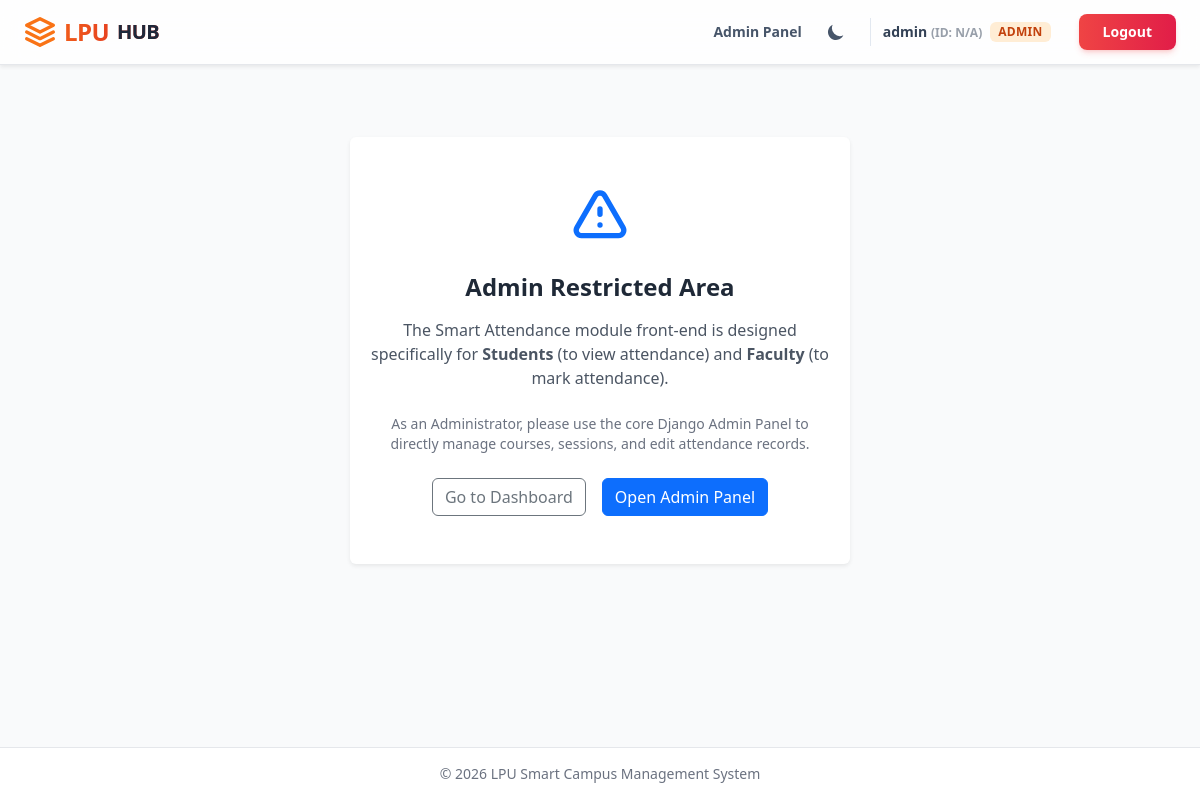
Screenshot of /attendance/ (signed in) with the database file from the repository.
### core/models.py (models this page shows, shortened)
class User(AbstractUser):
    class Role(models.TextChoices):
        STUDENT = "STUDENT", "Student"
        FACULTY = "FACULTY", "Faculty"
        ADMIN = "ADMIN", "Admin"
    role = models.CharField(max_length=50, choices=Role.choices, default=Role.STUDENT)
    uid = models.CharField(max_length=8, unique=True, null=True, blank=True)
    section = models.ForeignKey(Section, on_delete=models.SET_NULL, null=True, blank=True, related_name='members')
    is_approved = models.BooleanField(default=False)

### attendance/views.py (the view, shortened to what this page needs)
# urls.py: path('', views.attendance_dashboard, name='attendance_dashboard'),
@login_required
def attendance_dashboard(request):
    if request.user.role == 'FACULTY':
        courses = Course.objects.filter(faculty=request.user)
        return render(request, 'attendance/faculty_dashboard.html', {'courses': courses})
    else:
        return render(request, 'attendance/admin_dashboard.html')

### templates/attendance/admin_dashboard.html
{% extends "base.html" %}
{% block content %}
<div class="container py-5 text-center">
    <div class="card shadow-sm border-0 mx-auto" style="max-width: 500px;">
        <div class="card-body py-5">
            <svg class="mx-auto h-16 w-16 text-primary mb-4" fill="none" viewBox="0 0 24 24" stroke="currentColor">
                <path stroke-linecap="round" stroke-linejoin="round" stroke-width="2"
                    d="M12 9v2m0 4h.01m-6.938 4h13.856c1.54 0 2.502-1.667 1.732-3L13.732 4c-.77-1.333-2.694-1.333-3.464 0L3.34 16c-.77 1.333.192 3 1.732 3z" />
            </svg>
            <h3 class="h4 font-bold text-gray-800 dark:text-white mb-3">Admin Restricted Area</h3>
            <p class="text-gray-600 dark:text-gray-400 mb-4">
                The Smart Attendance module front-end is designed specifically for <strong>Students</strong> (to view
                attendance) and <strong>Faculty</strong> (to mark attendance).
            </p>
            <p class="text-sm text-gray-500 mb-4">
                As an Administrator, please use the core Django Admin Panel to directly manage courses, sessions, and
                edit attendance records.
            </p>
            <div class="d-flex justify-content-center gap-3">
                <a href="{% url 'dashboard' %}" class="btn btn-outline-secondary">Go to Dashboard</a>
                <a href="/admin/attendance/" class="btn btn-primary">Open Admin Panel</a>
            </div>
        </div>
    </div>
</div>
{% endblock %}

### templates/base.html (shortened to what this page needs)
<!DOCTYPE html>
<html lang="en" data-bs-theme="light" class="light">
<head>
    <link href="https://cdn.jsdelivr.net/npm/bootstrap@5.3.3/dist/css/bootstrap.min.css" rel="stylesheet">
    <script src="https://cdn.tailwindcss.com"></script>
</head>
<body class="bg-gray-50 text-gray-900 dark:bg-gray-900 dark:text-gray-100 flex flex-col min-h-screen">
    <nav
        class="sticky top-0 z-50 bg-white/80 dark:bg-slate-900/80 backdrop-blur-lg border-b border-gray-200 dark:border-slate-800 transition-all duration-300 shadow-sm">
        <div class="max-w-7xl mx-auto px-4 sm:px-6 lg:px-8">
            <div class="flex justify-between items-center h-16">
                <div class="flex-shrink-0 flex items-center">
                    <a href="{% url 'dashboard' %}"
                        class="text-2xl font-black bg-clip-text text-transparent bg-gradient-to-r from-orange-500 to-red-600 tracking-tight flex items-center gap-2 hover:opacity-80 transition-opacity">
                        <svg xmlns="http://www.w3.org/2000/svg" class="w-8 h-8 text-orange-500" viewBox="0 0 24 24"
                            fill="none" stroke="currentColor" stroke-width="2.5" stroke-linecap="round"
                            stroke-linejoin="round">
                            <path d="M12 2L2 7l10 5 10-5-10-5zM2 17l10 5 10-5M2 12l10 5 10-5" />
                        </svg>
                        LPU<span class="text-slate-800 dark:text-white font-bold text-xl">HUB</span>
                    </a>
                </div>
                <div class="flex items-center gap-3 sm:gap-5">
                    {% if user.is_authenticated and user.role == 'ADMIN' %}
                    <a href="{% url 'admin_panel' %}"
                        class="hidden sm:block text-sm font-semibold text-slate-600 dark:text-slate-300 hover:text-orange-500 dark:hover:text-orange-400 transition-colors">Admin
                        Panel</a>
                    {% endif %}
                    <button id="theme-toggle"
                        class="p-2 rounded-full hover:bg-slate-100 dark:hover:bg-slate-800 transition-colors duration-200 focus:outline-none focus:ring-2 focus:ring-orange-500 text-slate-600 dark:text-slate-300">
                        <svg id="theme-toggle-dark-icon" class="w-5 h-5 hidden" fill="currentColor" viewBox="0 0 20 20"
                            xmlns="http://www.w3.org/2000/svg">
                            <path d="M17.293 13.293A8 8 0 016.707 2.707a8.001 8.001 0 1010.586 10.586z"></path>
                        </svg>
                    </button>
                    {% if user.is_authenticated %}
                    <div
                        class="hidden md:flex items-center gap-2 pl-3 py-1 pr-1 border-l border-slate-200 dark:border-slate-700">
                        <span class="text-sm font-semibold text-slate-700 dark:text-slate-200">
                            {{ user.username }}
                            <span class="opacity-50 text-xs">
                                (ID:
                                {{ user.uid|default:"N/A" }})
                            </span>
                        </span>
                        <span
                            class="text-xs px-2 py-0.5 rounded-md bg-orange-100 dark:bg-orange-500/20 text-orange-700 dark:text-orange-300 font-bold tracking-wide">
                            {{ user.get_role_display|upper }}
                        </span>
                    </div>
                    <form method="post" action="{% url 'logout' %}" class="m-0">
                        <button type="submit"
                            class="ms-2 px-4 py-2 text-sm font-bold text-white bg-gradient-to-r from-red-500 to-rose-600 rounded-lg shadow-md shadow-red-500/20 hover:shadow-lg hover:shadow-red-500/40 transform hover:-translate-y-0.5 transition-all focus:ring-2 focus:ring-offset-2 focus:ring-red-500 dark:focus:ring-offset-slate-900 border-none">
                            Logout
                        </button>
                    </form>
                    {% endif %}
                </div>
            </div>
        </div>
    </nav>
    <main class="flex-grow container mt-4">
        {% block content %}
        {% endblock %}
    </main>
    <footer
        class="mt-auto py-3 bg-white dark:!bg-gray-800 border-t border-gray-200 dark:!border-gray-700 text-center text-sm text-gray-500 dark:text-gray-400">
        <p class="mb-0">© 2026 LPU Smart Campus Management System</p>
    </footer>
</body>
</html>

### templates/base.html (style rules this page uses)
body { transition: background-color 0.3s, color 0.3s; }

### rows the page displays
User: username "admin", uid "N/A", role "ADMIN"
